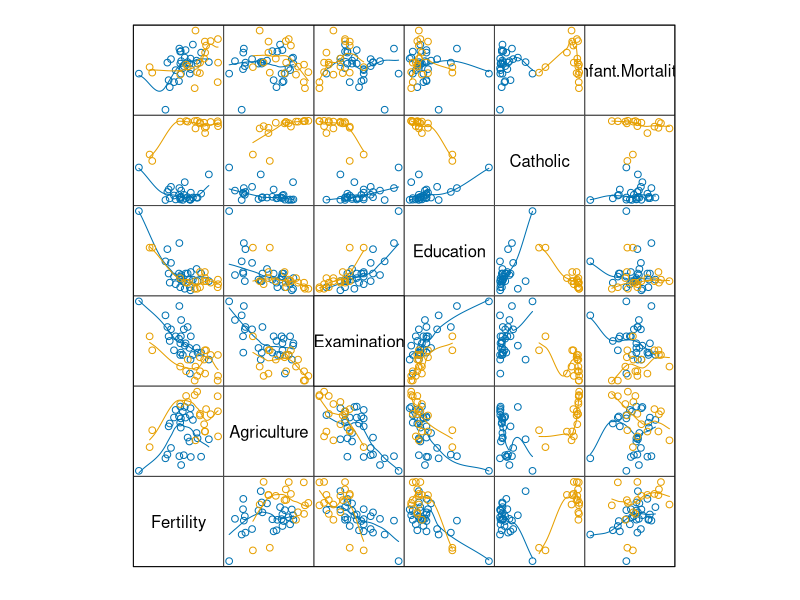
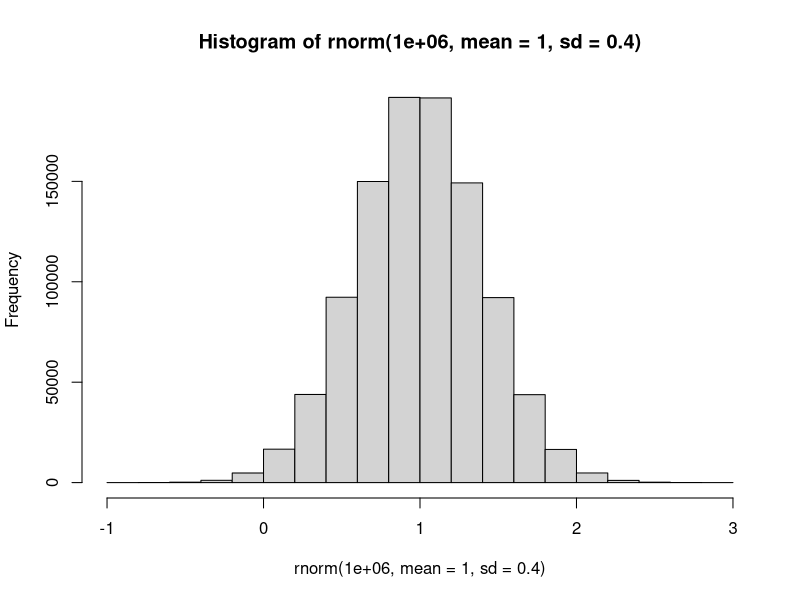
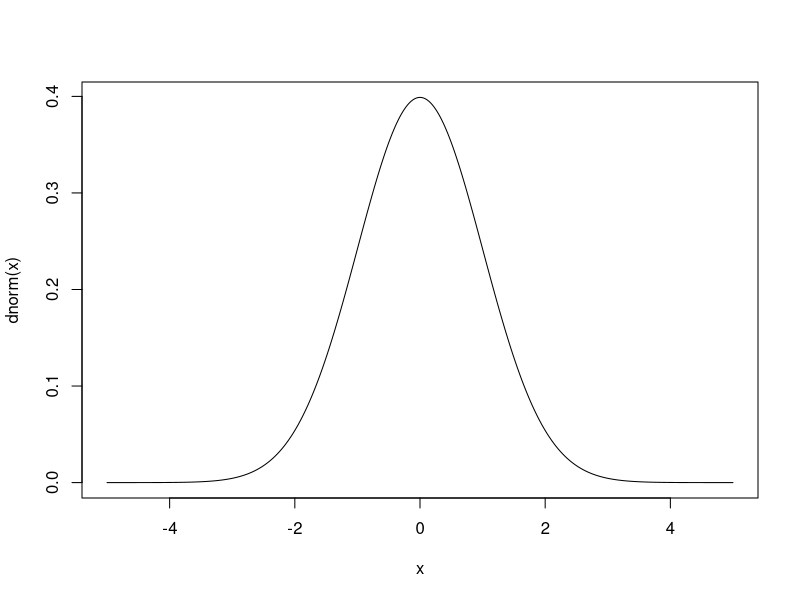
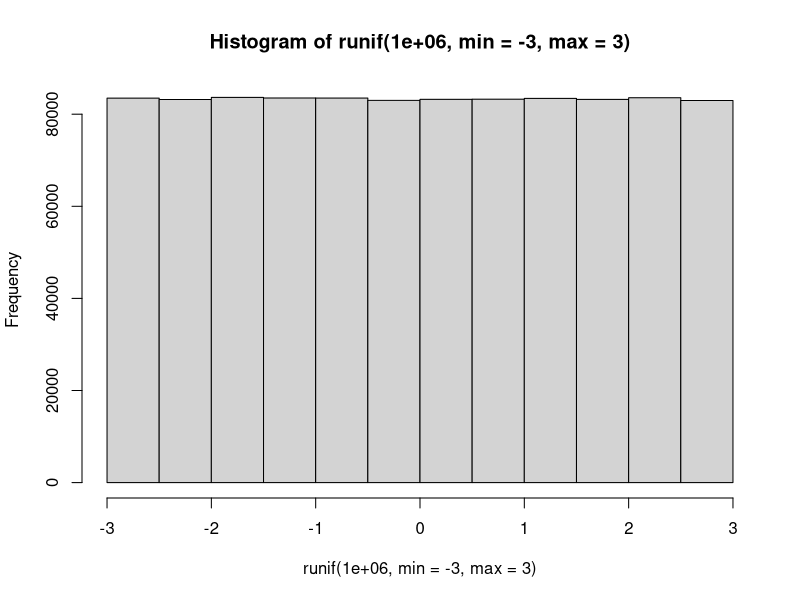
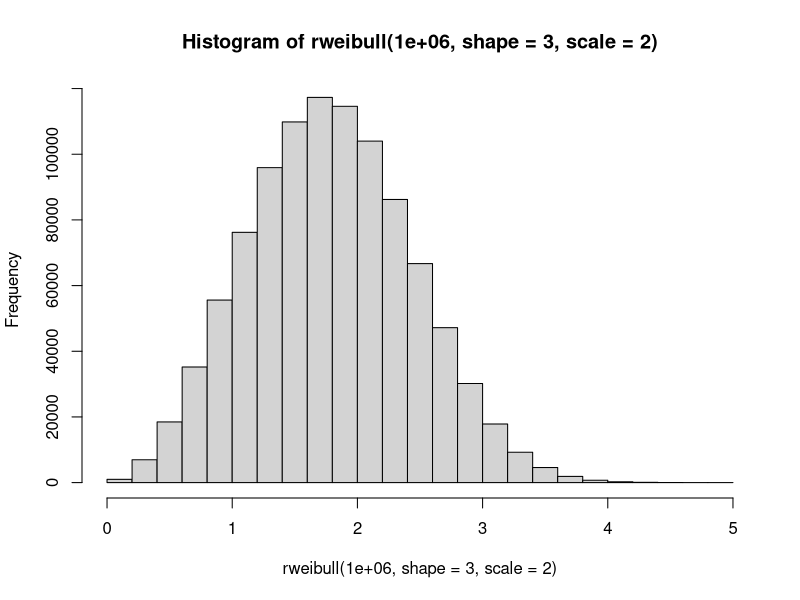
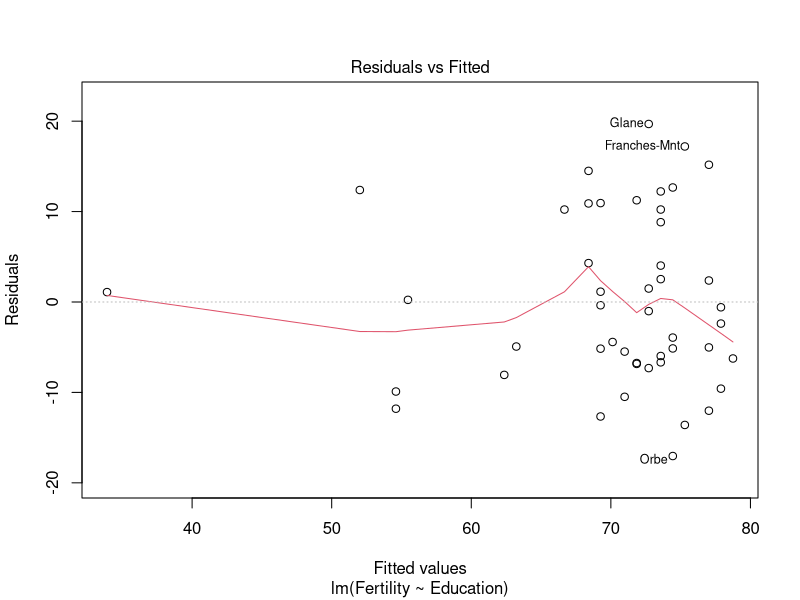

Here is the R script that generated these plots, in order:

## Conjunto de datos: swiss

data(swiss)

summary(swiss)

pdf(file="figs/splomSwiss.pdf")
library(lattice)
splom(swiss, pscale=0, type=c('p', 'smooth'),
      groups=swiss$Catholic > 50, xlab='')
dev.off()

## Resumen de  información

summary(swiss)

## Media

mean(swiss$Fertility)

colMeans(swiss)

## Desviación Estándar

sd(swiss$Fertility)

sapply(swiss, sd)

## Otras

median(swiss$Fertility)

mad(swiss$Fertility)

IQR(swiss$Fertility)

## Distribución Normal

rnorm(10, mean = 1, sd = .4)

pdf(file="figs/rnorm.pdf")
hist(rnorm(1e6, mean = 1, sd = .4))
dev.off()

## Distribución Normal

pdf(file="figs/dnorm.pdf")
x <- seq( -5, 5, by =.01)
plot(x, dnorm(x), type = 'l')
dev.off()

## Distribución Uniforme

runif(10, min=-3, max=3)

pdf(file="figs/runif.pdf")
hist(runif(1e6, min = -3, max = 3))
dev.off()

## Distribución de Weibull

rweibull(n=10, shape = 3, scale = 2)

pdf(file="figs/rweibull.pdf")
hist(rweibull(1e6, shape = 3, scale = 2))
dev.off()

## Muestreo aleatorio

x <- seq(1, 100, length = 10)
x

## - Sin reemplazo

sample(x)

sample(x, 5)

## - Con reemplazo

sample(x, 5, replace = TRUE)

## Para muestra única

## - t de Student

t.test(swiss$Fertility, mu=70)

## - Wilcoxon (no paramétrico)

wilcox.test(swiss$Fertility, mu=70)

## Para muestras pareadas

Religion <- ifelse(swiss$Catholic > 50,
                   'Catholic', 'Protestant')

## - t de Student

t.test(Fertility ~ Religion, data=swiss)

## Para muestras pareadas
## - Wilcoxon

wilcox.test(Fertility ~ Religion, data=swiss)

## Fertilidad y educación

lmFertEdu <- lm(Fertility ~ Education,
              data = swiss)
summary(lmFertEdu)

## Fertilidad y educación

coef(lmFertEdu)

fitted.values(lmFertEdu)

## Fertilidad y educación

residuals(lmFertEdu)

## Fertilidad y educación

pdf(file="figs/lmFertEdu.pdf")
plot(lmFertEdu, which = 1)
dev.off()

## Fertilidad, educación y religión

lmFertEduCat <- lm(Fertility ~ Education + Catholic,
                   data = swiss)
summary(lmFertEduCat)

## Lo mismo con =update=

lmFertEduCat <- update(lmFertEdu, . ~ . + Catholic,
                       data = swiss)
summary(lmFertEduCat)

## Fertilidad, educación, religión y agricultura

lmFertEduCatAgr <- lm(Fertility ~ Education + Catholic + Agriculture,
                      data = swiss)
summary(lmFertEduCatAgr)

## Lo mismo con =update=

lmFertEduCatAgr <- update(lmFertEduCat,
                          . ~ . + Agriculture,
                          data = swiss)
summary(lmFertEduCatAgr)

## Lo mismo con =update=

lmFertEduCatAgr <- update(lmFertEdu,
                          . ~ . + Catholic + Agriculture,
                          data = swiss)
summary(lmFertEduCatAgr)

## Comparamos modelos con =anova=

anova(lmFertEdu, lmFertEduCat, lmFertEduCatAgr)

## Fertilidad contra todo

lmFert <- lm(Fertility ~ ., data=swiss)

summary(lmFert)

## Elegir un modelo con =anova=

anova(lmFert)

## Elegir un modelo con =step=

stepFert <- step(lmFert)

## Elegir un modelo

summary(stepFert)

## Elegir un modelo

stepFert$anova
